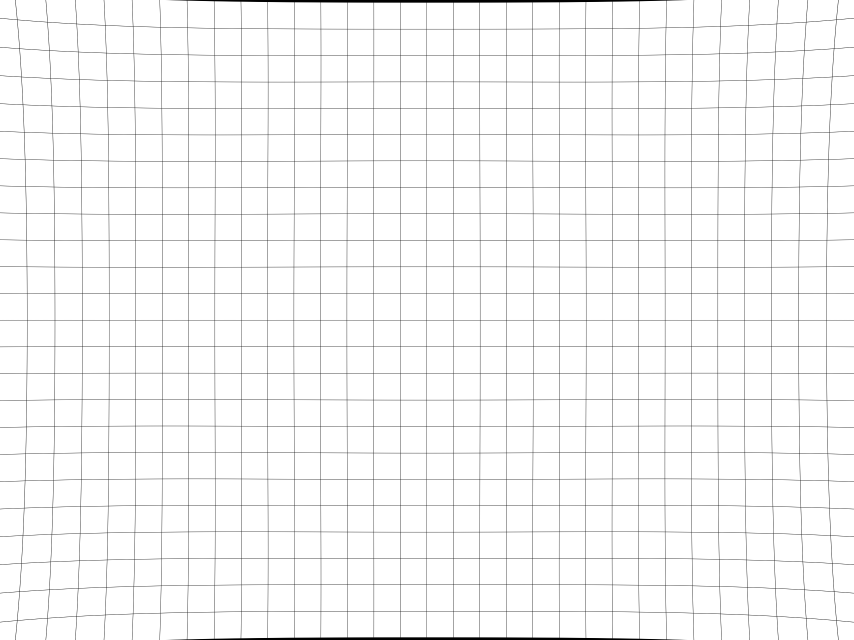
#> input picture undistorted_abcd.png, 2560 x 1920 px (shown at 1/3 size)
$ python convert_undistortion_params.py
#> lines starting #> are read from the running program, lines starting #| are printed output that depends on the picture
import cv2
import numpy as np
import os


def convert_k_to_abcd(width, height, focal_pixels, k1, k2):
    # Need to approximate a polynomial of power 5 (k3 == 0 and k4 == 0)
    # r'(x) = r(1 + k1 r^2 + k2 r^4)
    # with a polynomial of power 4
    # r''(x) = (a r^3 + b r^2 + c r + d)r
    # To estimate the coefficients of power 4 polynomial five pairs (r'', r) are needed.
    # One pair is fixed: (0, 0). So four more points are chosen evenly between 0 and 1:
    ri = [0.25, 0.5, 0.75, 1.]
    # Goal:
    # sum_i ((r''(r_i) - r'(r_i))^2) -> min
    # This is quadratic form minimization.
    # Take the derivatives with respect to a, b, c, d, set them to zero
    # and solve the linear system.

    sumpowri = [np.sum(np.power(ri, i)) for i in range(10)]

    kn2 = k2 * pow((height / 2) / focal_pixels, 4)
    kn1 = k1 * pow((height / 2) / focal_pixels, 2)

    A = [[sumpowri[5], sumpowri[4], sumpowri[3], sumpowri[2]],
         [sumpowri[6], sumpowri[5], sumpowri[4], sumpowri[3]],
         [sumpowri[7], sumpowri[6], sumpowri[5], sumpowri[4]],
         [sumpowri[8], sumpowri[7], sumpowri[6], sumpowri[5]]]

    B = [kn2 * sumpowri[6] + kn1 * sumpowri[4] + sumpowri[2],
         kn2 * sumpowri[7] + kn1 * sumpowri[5] + sumpowri[3],
         kn2 * sumpowri[8] + kn1 * sumpowri[6] + sumpowri[4],
         kn2 * sumpowri[9] + kn1 * sumpowri[7] + sumpowri[5]]

    X = np.linalg.solve(np.array(A), np.array(B))
    a, b, c, d = X[0], X[1], X[2], X[3]
    return a, b, c, d


def draw_test_grid(width, height):
#> called with width = 2560, height = 1920
    step = (int)(width / 32)

    image = 255*np.ones([height, width], np.uint8)

    for i in range(0, width, step):
        image[:,i] = 0
    for i in range(0, height, step):
        image[i,:] = 0

    image[height-1,:] = 0
    image[:,width-1] = 0

    return image


def undistort_k(image, focal_pixels, k1, k2, k3, k4):
    fx = fy = focal_pixels
    cx = 0.5 * image.shape[1]
    cy = 0.5 * image.shape[0]
    camMat = np.array([[fx, 0., cx],
                      [0., fy, cy],
                      [0., 0., 1.]])
    distCoefs = np.array([k1, k2, k3, k4])
    undistorted_k = cv2.undistort(image, camMat, distCoefs)
    return undistorted_k


def undistort_abcd(image, a, b, c, d):
#> called with a = -0.0335, b = 0.05, c = -0.0105, d = 1
    cv2.imwrite('source.png', image)
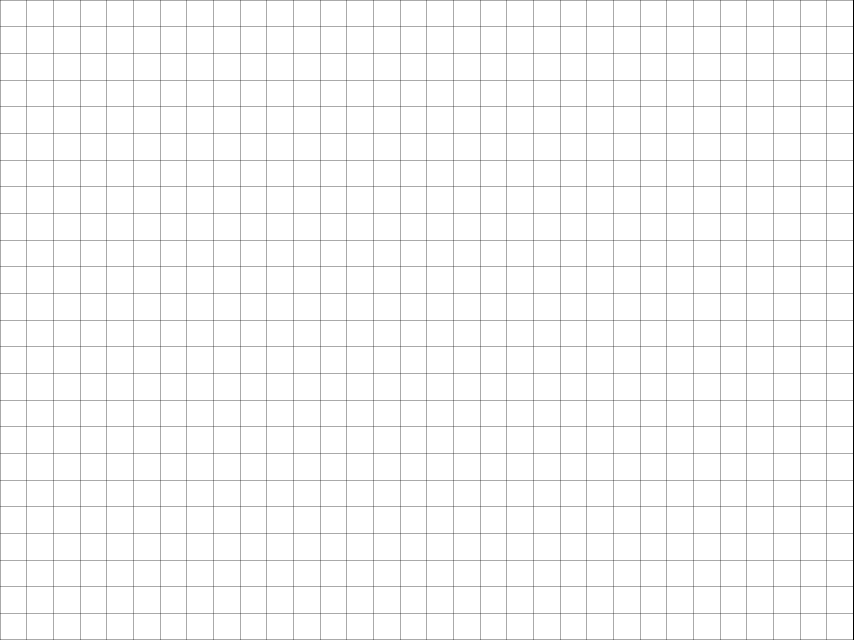
#> saved as source.png: shape (1920, 2560) (shown at 1/3 size); 97.4% white; black in thin lines or dots
    cmd = ("convert source.png -distort barrel '%.6f %.6f %.6f %.6f' undistorted_abcd.png" %
        (a, b, c, d))
    os.system(cmd)
    undistorted_abcd = cv2.imread('undistorted_abcd.png', 0)
#> undistorted_abcd is the input picture: shape (1920, 2560); min 0, max 255, mean 247.5
    return undistorted_abcd


def test_convert_k_to_abcd():
    width, height = (2560, 1920)
    focal_pixels = 1242.36
    k1, k2, k3, k4 = (0.03462446, -0.03762977, 0, 0)

    a, b, c, d = convert_k_to_abcd(width, height, focal_pixels, k1, k2)

    print('Image size: %dx%d, focal_pixels: %.6f, k1: %.6f, k2: %.6f' %
         (width, height, focal_pixels, k1, k2))
    print('Estimated a, b, c, d: %.6f, %.6f, %.6f, %.6f' %
         (a, b, c, d))

    image = draw_test_grid(width, height)
    undistorted_k = undistort_k(image, focal_pixels, k1, k2, k3, k4)
    undistorted_abcd = undistort_abcd(image, a, b, c, d)

    diff = cv2.absdiff(undistorted_k, undistorted_abcd)
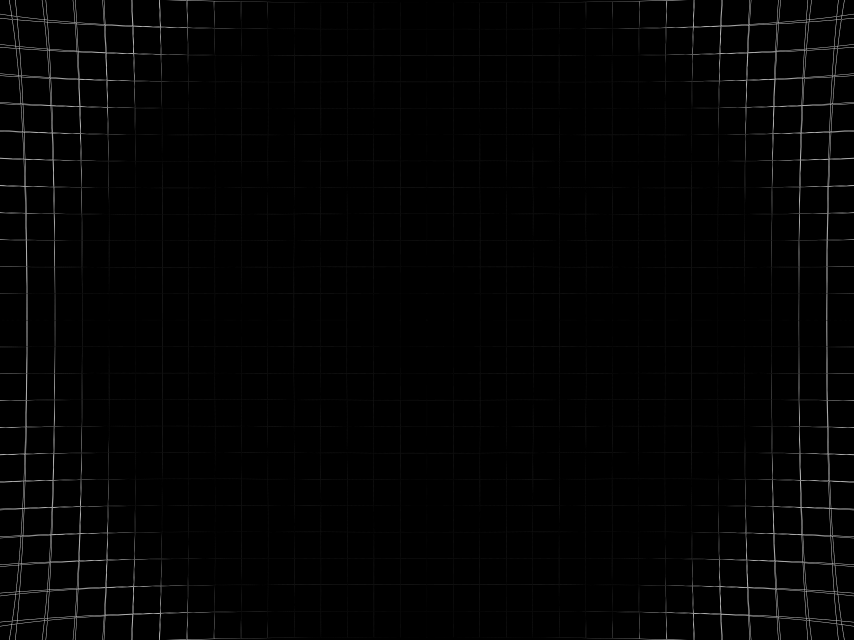
#> diff: shape (1920, 2560) (shown at 1/3 size); min 0, max 255, mean 3.1
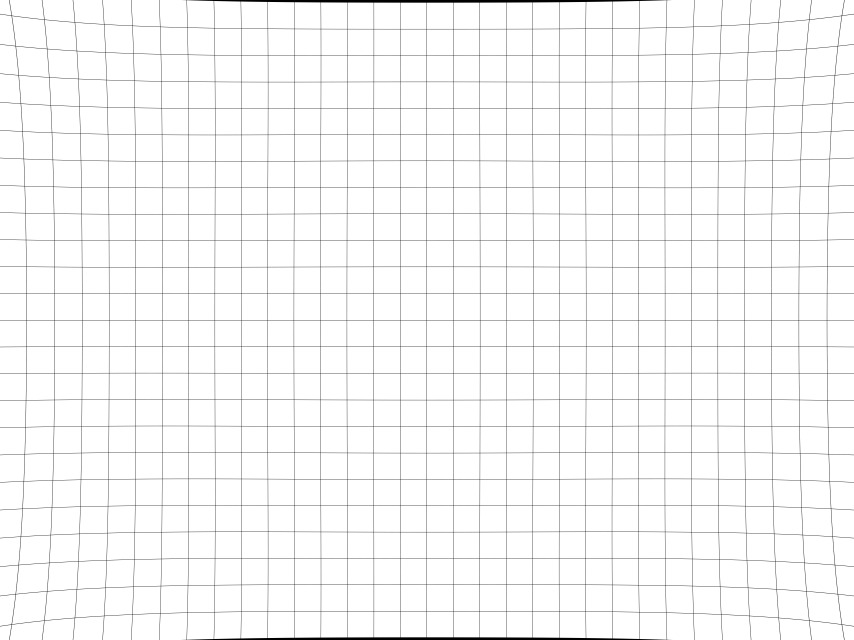
#> undistorted_k: shape (1920, 2560) (shown at 1/3 size); min 0, max 255, mean 247.9

    cv2.imwrite('undistorted_k.png', undistorted_k)
    cv2.imwrite('undistorted_abcd.png', undistorted_abcd)
    cv2.imwrite('diff.png', diff)


if __name__ == '__main__':
    test_convert_k_to_abcd()
